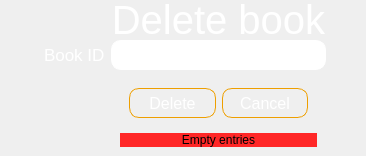
            <widget class="QWidget" name="delete_book_page">
             <layout class="QGridLayout" name="gridLayout_2">
              <property name="leftMargin">
               <number>0</number>
              </property>
              <property name="topMargin">
               <number>0</number>
              </property>
              <property name="rightMargin">
               <number>0</number>
              </property>
              <property name="bottomMargin">
               <number>0</number>
              </property>
              <property name="spacing">
               <number>0</number>
              </property>
              <item row="4" column="2">
               <widget class="QFrame" name="frame_9">
                <property name="maximumSize">
                 <size>
                  <width>16777215</width>
                  <height>100</height>
                 </size>
                </property>
                <property name="frameShape">
                 <enum>QFrame::NoFrame</enum>
                </property>
                <property name="frameShadow">
                 <enum>QFrame::Raised</enum>
                </property>
                <layout class="QVBoxLayout" name="verticalLayout_9">
                 <item>
                  <widget class="QFrame" name="frame_2">
                   <property name="maximumSize">
                    <size>
                     <width>16777215</width>
                     <height>50</height>
                    </size>
                   </property>
                   <property name="styleSheet">
                    <string notr="true">QPushButton{
	color:white;
	border-style:none;
	border:1px solid rgb(238, 159, 0); 
	border-radius: 10px;
}
QPushButton::hover{
	background-color: rgb(238, 159, 0); 
}</string>
                   </property>
                   <property name="frameShape">
                    <enum>QFrame::NoFrame</enum>
                   </property>
                   <property name="frameShadow">
                    <enum>QFrame::Raised</enum>
                   </property>
                   <layout class="QHBoxLayout" name="horizontalLayout_5">
                    <item>
                     <widget class="QPushButton" name="pushButton_3">
                      <property name="minimumSize">
                       <size>
                        <width>0</width>
                        <height>30</height>
                       </size>
                      </property>
                      <property name="font">
                       <font>
                        <pointsize>12</pointsize>
                       </font>
                      </property>
                      <property name="text">
                       <string>Delete</string>
                      </property>
                     </widget>
                    </item>
                    <item>
                     <widget class="QPushButton" name="pushButton_4">
                      <property name="minimumSize">
                       <size>
                        <width>0</width>
                        <height>30</height>
                       </size>
                      </property>
                      <property name="font">
                       <font>
                        <pointsize>12</pointsize>
                       </font>
                      </property>
                      <property name="text">
                       <string>Cancel</string>
                      </property>
                     </widget>
                    </item>
                   </layout>
                  </widget>
                 </item>
                 <item>
                  <widget class="QLabel" name="err_2">
                   <property name="styleSheet">
                    <string notr="true">background-color: rgb(255, 39, 39);</string>
                   </property>
                   <property name="text">
                    <string>Empty entries</string>
                   </property>
                   <property name="alignment">
                    <set>Qt::AlignCenter</set>
                   </property>
                  </widget>
                 </item>
                </layout>
               </widget>
              </item>
              <item row="0" column="2">
               <widget class="QLabel" name="label_7">
                <property name="maximumSize">
                 <size>
                  <width>16777215</width>
                  <height>40</height>
                 </size>
                </property>
                <property name="font">
                 <font>
                  <family>Segoe UI</family>
                  <pointsize>30</pointsize>
                 </font>
                </property>
                <property name="styleSheet">
                 <string notr="true">color:white;</string>
                </property>
                <property name="text">
                 <string>Delete book</string>
                </property>
                <property name="alignment">
                 <set>Qt::AlignCenter</set>
                </property>
               </widget>
              </item>
              <item row="3" column="1" alignment="Qt::AlignRight">
               <widget class="QLabel" name="label_8">
                <property name="font">
                 <font>
                  <pointsize>13</pointsize>
                 </font>
                </property>
                <property name="styleSheet">
                 <string notr="true">color:white;
margin-right:1px;</string>
                </property>
                <property name="text">
                 <string>Book ID</string>
                </property>
               </widget>
              </item>
              <item row="3" column="0">
               <spacer name="horizontalSpacer_3">
                <property name="orientation">
                 <enum>Qt::Horizontal</enum>
                </property>
                <property name="sizeHint" stdset="0">
                 <size>
                  <width>40</width>
                  <height>20</height>
                 </size>
                </property>
               </spacer>
              </item>
              <item row="3" column="3">
               <spacer name="horizontalSpacer_4">
                <property name="orientation">
                 <enum>Qt::Horizontal</enum>
                </property>
                <property name="sizeHint" stdset="0">
                 <size>
                  <width>40</width>
                  <height>20</height>
                 </size>
                </property>
               </spacer>
              </item>
              <item row="3" column="2">
               <widget class="QLineEdit" name="lineEdit">
                <property name="minimumSize">
                 <size>
                  <width>0</width>
                  <height>30</height>
                 </size>
                </property>
                <property name="styleSheet">
                 <string notr="true">QLineEdit{
	color:white;
	border-style:none;
	border-radius:10px;
	border:1px solid white;
}
QLineEdit:focus{
		border:1px solid rgb(238, 159, 0);
}</string>
                </property>
               </widget>
              </item>
             </layout>
            </widget>
